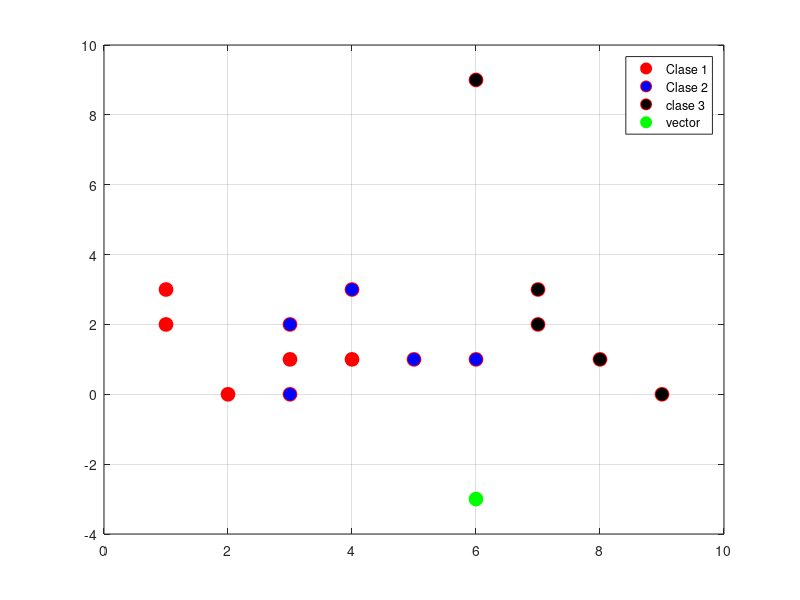

This figure's MATLAB source:
clc % limpia pantalla
clear all %limpia todo
close all % cierro todo
warning off all % apaga todas las advertencias
disp('Hola mundo')

%% Programa que dado un clasificador con 3 clases toma una decision
%%tomando como criterio de comparacion la distancia euclidiana

c1 = [1 2 1 4 3;2 0 3 1 1]
c2 = [3 3 4 6 5;4 7 2 5 0]
c3 = [7 6 9 8 7;3 9 0 1 2]
vector = [6; -3]

media1 = mean(c1,2)
media2 = mean(c2,2)
media3 = mean(c3,2)

%graficando las clases
plot(c1(1,:),c1(2,:),'ro','MarkerSize',10,'MarkerFaceColor','r')
grid on
hold on
plot(c2(1,:),c1(2,:),'ro','MarkerSize',10,'MarkerFaceColor','b')
plot(c3(1,:),c3(2,:),'ro','MarkerSize',10,'MarkerFaceColor','k')
plot(vector(1,:),vector(2,:),'go','MarkerSize',10,'MarkerFaceColor','g')


legend('Clase 1', 'Clase 2','clase 3', 'vector')
disp('fin de proceso')



